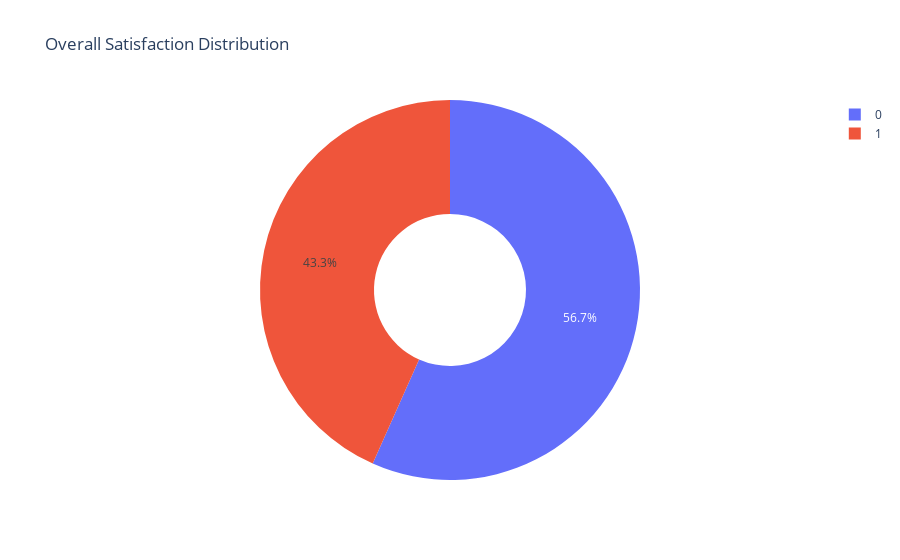

This figure's notebook cell:
### Markdown cell above
DASHBOARD :

### Code cell
fig = px.pie(df_train, names="satisfaction", title="Overall Satisfaction Distribution", hole=0.4)
fig.show()

### Figure 1 — Plotly figure (JSON) as saved in the notebook; plotly's stock layout.template omitted (floating-point values rounded to 4 significant figures; data arrays with more than 128 entries replaced by an {"elided": "..."} marker saying what was removed)
{"data": [{"domain": {"x": [0, 1], "y": [0, 1]}, "hole": 0.4, "hovertemplate": "satisfaction=%{label}<extra></extra>", "labels": {"elided": "103904 int values"}, "legendgroup": "", "name": "", "showlegend": true, "type": "pie"}], "layout": {"legend": {"tracegroupgap": 0}, "title": {"text": "Overall Satisfaction Distribution"}}}
